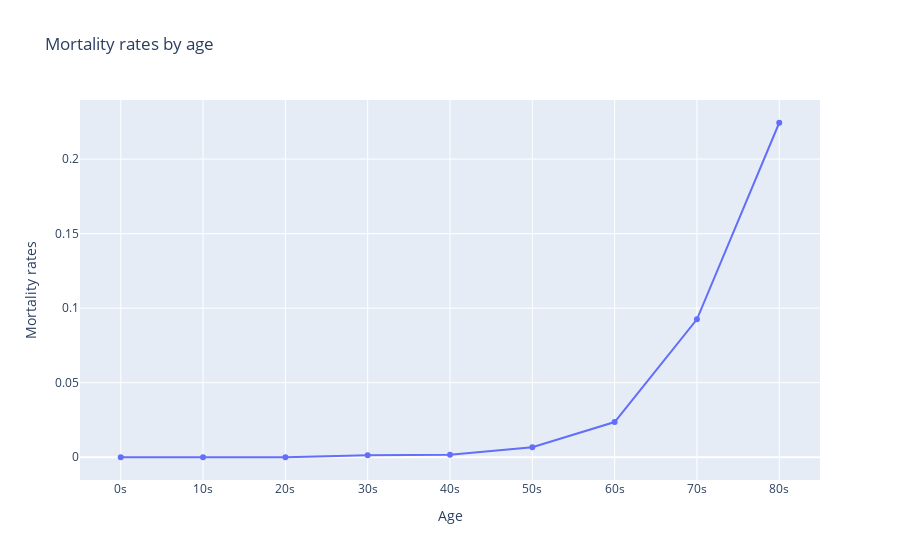

Notebook code cell kept with this figure:
### Markdown cell above
Now that we have a good overall view of covid patient prevalence across our dataset, we can assess patient mortality since that is an important indicator of pandemic response effectiveness within the country. We have deceased/released numbers in the timeprovince_df, timeage_df, and timegender_df.

### Code cell
df = timeage_df.copy()
df.set_index("age")
case_mortality = df[["confirmed", "age", "deceased"]].groupby(by="age").sum()
case_mortality["mortality_rate"] = case_mortality.deceased / case_mortality.confirmed

print(f"\nTotal deaths:{df.deceased.sum()}\nTotal cases: {df.confirmed.sum()}")

fig = px.line(
    case_mortality,
    x=case_mortality.index,
    y="mortality_rate",
    labels={"age": "Age", "mortality_rate": "Mortality rates"},
    title="Mortality rates by age",
    markers=True,
)

fig.show()
case_mortality.head(10)
print(f"\nTotal deaths: {df.deceased.sum()}\nTotal cases: {df.confirmed.sum()}")

### Figure 1 — Plotly figure (JSON) as saved in the notebook; plotly's stock layout.template omitted (floating-point values rounded to 4 significant figures)
{"data": [{"hovertemplate": "Age=%{x}<br>Mortality rates=%{y}<extra></extra>", "legendgroup": "", "line": {"color": "#636efa", "dash": "solid"}, "marker": {"symbol": "circle"}, "mode": "markers+lines", "name": "", "orientation": "v", "showlegend": false, "type": "scatter", "x": ["0s", "10s", "20s", "30s", "40s", "50s", "60s", "70s", "80s"], "xaxis": "x", "y": [0, 0, 0, 0.001411, 0.001753, 0.006682, 0.02361, 0.09255, 0.2244], "yaxis": "y"}], "layout": {"legend": {"tracegroupgap": 0}, "title": {"text": "Mortality rates by age"}, "xaxis": {"anchor": "y", "domain": [0, 1], "title": {"text": "Age"}}, "yaxis": {"anchor": "x", "domain": [0, 1], "title": {"text": "Mortality rates"}}}}
